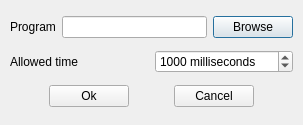
<?xml version="1.0" encoding="UTF-8"?>
<ui version="4.0">
 <class>ComputerPlayerInterface</class>
 <widget class="QDialog" name="ComputerPlayerInterface">
  <property name="geometry">
   <rect>
    <x>0</x>
    <y>0</y>
    <width>303</width>
    <height>125</height>
   </rect>
  </property>
  <property name="windowTitle">
   <string>Player configuration</string>
  </property>
  <layout class="QVBoxLayout">
   <property name="spacing">
    <number>6</number>
   </property>
   <property name="margin">
    <number>10</number>
   </property>
   <item>
    <layout class="QHBoxLayout">
     <property name="spacing">
      <number>6</number>
     </property>
     <property name="margin">
      <number>0</number>
     </property>
     <item>
      <widget class="QLabel" name="programText">
       <property name="text">
        <string>Program</string>
       </property>
      </widget>
     </item>
     <item>
      <widget class="QLineEdit" name="programNameLineEdit"/>
     </item>
     <item>
      <widget class="QPushButton" name="browseButton">
       <property name="text">
        <string>Browse</string>
       </property>
      </widget>
     </item>
    </layout>
   </item>
   <item>
    <layout class="QHBoxLayout">
     <property name="spacing">
      <number>6</number>
     </property>
     <property name="margin">
      <number>0</number>
     </property>
     <item>
      <widget class="QLabel" name="maxTimeText">
       <property name="text">
        <string>Allowed time</string>
       </property>
      </widget>
     </item>
     <item>
      <widget class="QSpinBox" name="allowedTimeSpinBox">
       <property name="toolTip">
        <string>Maximum computer program reflexion time</string>
       </property>
       <property name="suffix">
        <string> milliseconds</string>
       </property>
       <property name="minimum">
        <number>1</number>
       </property>
       <property name="maximum">
        <number>100000</number>
       </property>
       <property name="value">
        <number>1000</number>
       </property>
      </widget>
     </item>
    </layout>
   </item>
   <item>
    <layout class="QHBoxLayout">
     <property name="spacing">
      <number>6</number>
     </property>
     <property name="margin">
      <number>0</number>
     </property>
     <item>
      <spacer>
       <property name="orientation">
        <enum>Qt::Horizontal</enum>
       </property>
       <property name="sizeType">
        <enum>QSizePolicy::Expanding</enum>
       </property>
       <property name="sizeHint" stdset="0">
        <size>
         <width>10</width>
         <height>20</height>
        </size>
       </property>
      </spacer>
     </item>
     <item>
      <widget class="QPushButton" name="okButton">
       <property name="text">
        <string>Ok</string>
       </property>
      </widget>
     </item>
     <item>
      <spacer>
       <property name="orientation">
        <enum>Qt::Horizontal</enum>
       </property>
       <property name="sizeType">
        <enum>QSizePolicy::Expanding</enum>
       </property>
       <property name="sizeHint" stdset="0">
        <size>
         <width>10</width>
         <height>20</height>
        </size>
       </property>
      </spacer>
     </item>
     <item>
      <widget class="QPushButton" name="cancelButton">
       <property name="text">
        <string>Cancel</string>
       </property>
      </widget>
     </item>
     <item>
      <spacer>
       <property name="orientation">
        <enum>Qt::Horizontal</enum>
       </property>
       <property name="sizeType">
        <enum>QSizePolicy::Expanding</enum>
       </property>
       <property name="sizeHint" stdset="0">
        <size>
         <width>10</width>
         <height>20</height>
        </size>
       </property>
      </spacer>
     </item>
    </layout>
   </item>
  </layout>
 </widget>
 <layoutdefault spacing="6" margin="11"/>
 <resources/>
 <connections>
  <connection>
   <sender>okButton</sender>
   <signal>released()</signal>
   <receiver>ComputerPlayerInterface</receiver>
   <slot>accept()</slot>
   <hints>
    <hint type="sourcelabel">
     <x>86</x>
     <y>96</y>
    </hint>
    <hint type="destinationlabel">
     <x>25</x>
     <y>97</y>
    </hint>
   </hints>
  </connection>
  <connection>
   <sender>cancelButton</sender>
   <signal>released()</signal>
   <receiver>ComputerPlayerInterface</receiver>
   <slot>reject()</slot>
   <hints>
    <hint type="sourcelabel">
     <x>221</x>
     <y>95</y>
    </hint>
    <hint type="destinationlabel">
     <x>273</x>
     <y>95</y>
    </hint>
   </hints>
  </connection>
 </connections>
</ui>
